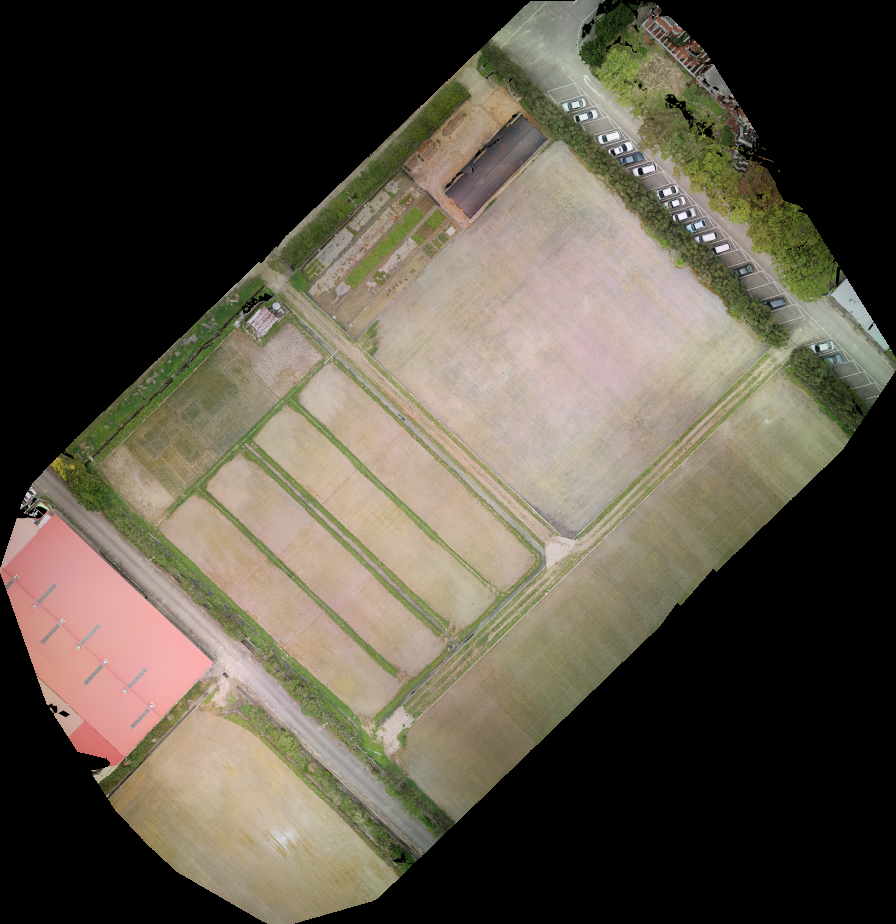
#> input picture mosaic.png, 896 x 924 px
$ python label_seedling.py
#> lines starting #> are read from the running program, lines starting #| are printed output that depends on the picture
from stitching import point_homography, find_homography_sift
from cv2 import cv2
from pathlib import Path
from shapely.geometry import Point
from shapely.geometry import Polygon
from tqdm import tqdm

import argparse
import numpy as np
import math
import ast
import csv
import os
import matplotlib.pyplot as plt
import matplotlib.patheffects as path_effects


def set_regions():
    """Set the range of each region on the mosaic.

    Return:
        regions: List of Polygons.
            12 labeled regions of paddy field.
    """
    regions = []

    list_region = [
        [(2189, 2421), (2216, 2417), (2694, 2861), (2443, 3110), (1995, 2679), (2002, 2617), (2094, 2503)],                             # 1
        [(2694, 2861), (3069, 3225), (2827, 3472), (2443, 3110)],                                                                       # 2
        [(3069, 3225), (3530, 3677), (3568, 3728), (3545, 3773), (3391, 3924), (3356, 3949), (3174, 3806), (2827, 3472)],               # 3
        [(2380, 3131), (2151, 2903), (1994, 2759), (1909, 2705), (1783, 2823), (1692, 2928), (1853, 3092), (2146, 3364)],               # 4
        [(2380, 3131), (2815, 3547), (2582, 3778), (2146, 3364)],                                                                       # 5
        [(2815, 3547), (3061, 3759), (3300, 3978), (3292, 4011), (3154, 4148), (3083, 4191), (2955, 4116), (2750, 3938), (2582, 3778)], # 6
        [(2097, 3465), (1851, 3710), (1381, 3264), (1394, 3212), (1485, 3109), (1577, 3037), (1632, 3052), (1766, 3146)],               # 7
        [(2097, 3465), (1851, 3710), (2231, 4074), (2476, 3829)],                                                                       # 8
        [(2231, 4074), (2476, 3829), (2931, 4265), (2967, 4305), (2919, 4371), (2770, 4496), (2670, 4463), (2559, 4382)],               # 9
        [(1293, 3305), (1384, 3347), (1769, 3709), (1515, 3963), (1086, 3555), (1068, 3515), (1274, 3312)],                             # 10
        [(1769, 3709), (1515, 3963), (1896, 4321), (2159, 4073)],                                                                       # 11
        [(1896, 4321), (2159, 4073), (2354, 4272), (2675, 4567), (2637, 4632), (2471, 4785), (2392, 4770)]                              # 12
    ]

    for region in list_region:
        region = Polygon(region)
        regions.append(region)

    return regions


def plot_regions(mosaic, regions, colors):
    """Plot each region on the mosaic.

    Parameters:
        mosaic: ndarray.
            The mosaic image which is in BGR color space.

        regions: List of Polygons.

        colors: List of tuples.
            (B, G, R) color where B, G, R are between 0 to 255.
    """
    fig = plt.figure(figsize = (14, 14))
    plt.imshow(cv2.cvtColor(mosaic, cv2.COLOR_BGR2RGB))

    for i, region in enumerate(regions):
        idx = i + 1
        x, y = region.centroid.coords[:][0]

        current_color = tuple([value/255 for value in colors[idx]])
        current_color = (current_color[2], current_color[1], current_color[0])

        plt.fill(*region.exterior.xy, color=current_color)
        plt.text(x, y, str(idx), fontsize=16, color='white', path_effects=[
                 path_effects.Stroke(linewidth=1, foreground='black'), path_effects.Normal()])

    plt.axis('off')
    plt.tight_layout()

    return fig


def read_rice(csvpath, csvname):
    rice = []
    with open(csvpath + csvname, newline='') as csvfile:
        csv_reader = csv.DictReader(csvfile)
        csvdata = list(csv_reader)

    for row in csvdata:
        pt = ast.literal_eval(row['keypoints'])
        rice.append(pt)

    return rice


# [77 lines left out: functions label_rice, write_rice, not called in this run]


def _parse_args():
    """Argument parser: parse the folder path and file path of the mosaic image.

    Argument:
        --inputpath
        --input_ricepath
        --outputpath
        --output_mosaicpath
        --output_labelpath
        --output_labelpath_mosaic
        --output_labelpath_local
        --mosaic_img

    """
    parser = argparse.ArgumentParser(description='ArgParser for label_seedling.py')
    parser.add_argument('--inputpath', default='../input/', type=str, help='folder path to input images')
    parser.add_argument('--input_ricepath', default='../output/rice/TGI/', type=str, help='folder path to read rice file')

    parser.add_argument('--outputpath', default='../output/', type=str, help='folder path to output result')
    parser.add_argument('--output_mosaicpath', default='../output/img_on_mosaic/', type=str, help='folder path to save img_on_mosaic')
    parser.add_argument('--output_labelpath', default='../output/rice_label/TGI/', type=str, help='folder path to save labeled rice file')
    parser.add_argument('--output_labelpath_mosaic', default='../output/rice_label/mosaic/', type=str, help='folder path to save mosaic img with labeled rice')
    parser.add_argument('--output_labelpath_local', default='../output/rice_label/local/', type=str, help='folder path to save img with labeled rice')

    parser.add_argument('--mosaic_img', default='../mosaic.png', type=str, help='file path of the mosaic image')
    args = parser.parse_args()
    return args


if __name__ == '__main__':
    """
    The program finds which zone each rice seedling is located at, and then labels the rice seedlings.

    For each input image, the program outputs the labeling result as:
    1. An image with the input image blending on the mosaic, which can show the location of the input image.
    2. An image with seedlings being labeled in different colors in the mosaic image.
    3. An image with seedlings being labeled in different colors in the input image.
    4. A csv file which saves the position and the zone label of each rice seedling.
    """

    args = _parse_args()

    inputpath = args.inputpath
    inputfiles = sorted([file for file in os.listdir(inputpath)])

    outputpath = args.outputpath

    output_mosaicpath = args.output_mosaicpath
    output_labelpath = args.output_labelpath
    output_labelpath_mosaic = args.output_labelpath_mosaic
    output_labelpath_local = args.output_labelpath_local

    Path(output_mosaicpath).mkdir(parents=True, exist_ok=True)
    Path(output_labelpath).mkdir(parents=True, exist_ok=True)
    Path(output_labelpath_mosaic).mkdir(parents=True, exist_ok=True)
    Path(output_labelpath_local).mkdir(parents=True, exist_ok=True)

    input_ricepath = args.input_ricepath

    colors = [
        (0, 0, 0), (0, 0, 255), (255, 255, 0), (0, 255, 255),
        (155, 255, 0), (155, 0, 255), (155, 0, 0), (0, 155, 255),
        (0, 255, 0), (255, 0, 255), (0, 0, 155), (255, 0, 0), (0, 155, 0)
    ]

    regions = set_regions()

    mosaic = cv2.imread(args.mosaic_img)
#> mosaic is the input picture: shape (924, 896, 3); mean B, G, R 69.9, 82.9, 89.6

    fig = plot_regions(mosaic, regions, colors)
    plt.savefig(outputpath + "labelregion.jpg")
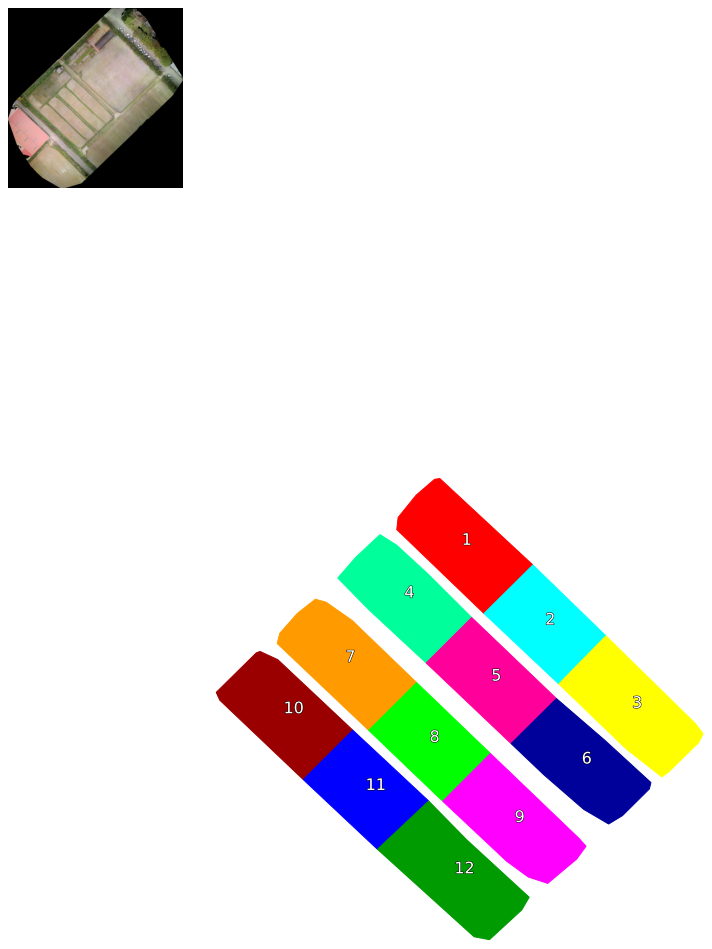
#> figure drawn by matplotlib, 1 panel

    for i in tqdm(range(len(inputfiles))):
        name = inputfiles[i].split(".")[0]
        rice_csvfile = name + "_TGI.csv"

        print("read img:", inputfiles[i], ", read csv:", rice_csvfile)

        img = cv2.imread(inputpath + inputfiles[i])
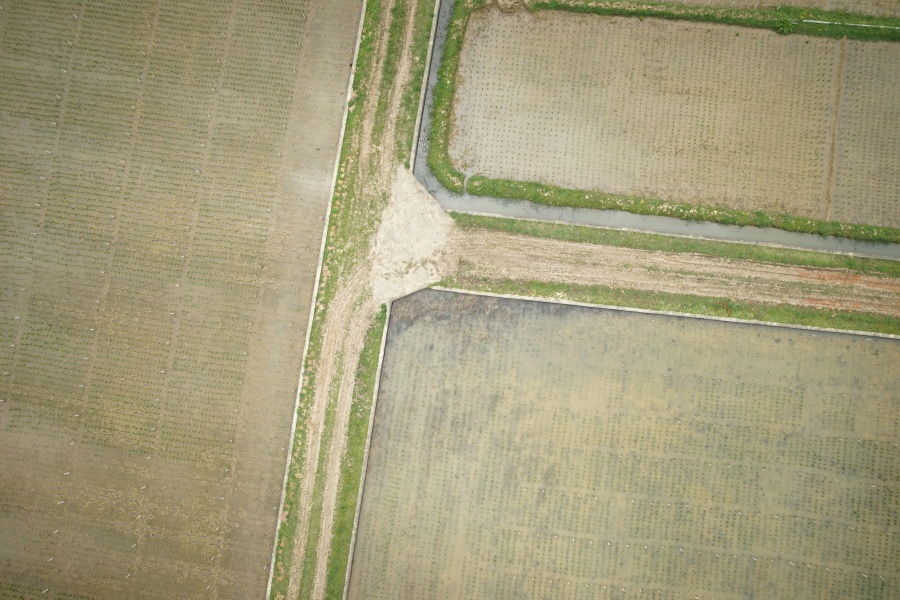
#> input picture input/DSC07279.JPG, 900 x 600 px
#> img is the input picture: shape (600, 900, 3); mean B, G, R 123.2, 156.6, 163.4

        list_rice = read_rice(input_ricepath, rice_csvfile)
#> (the run stopped early here; a loop or call above may not have finished)
